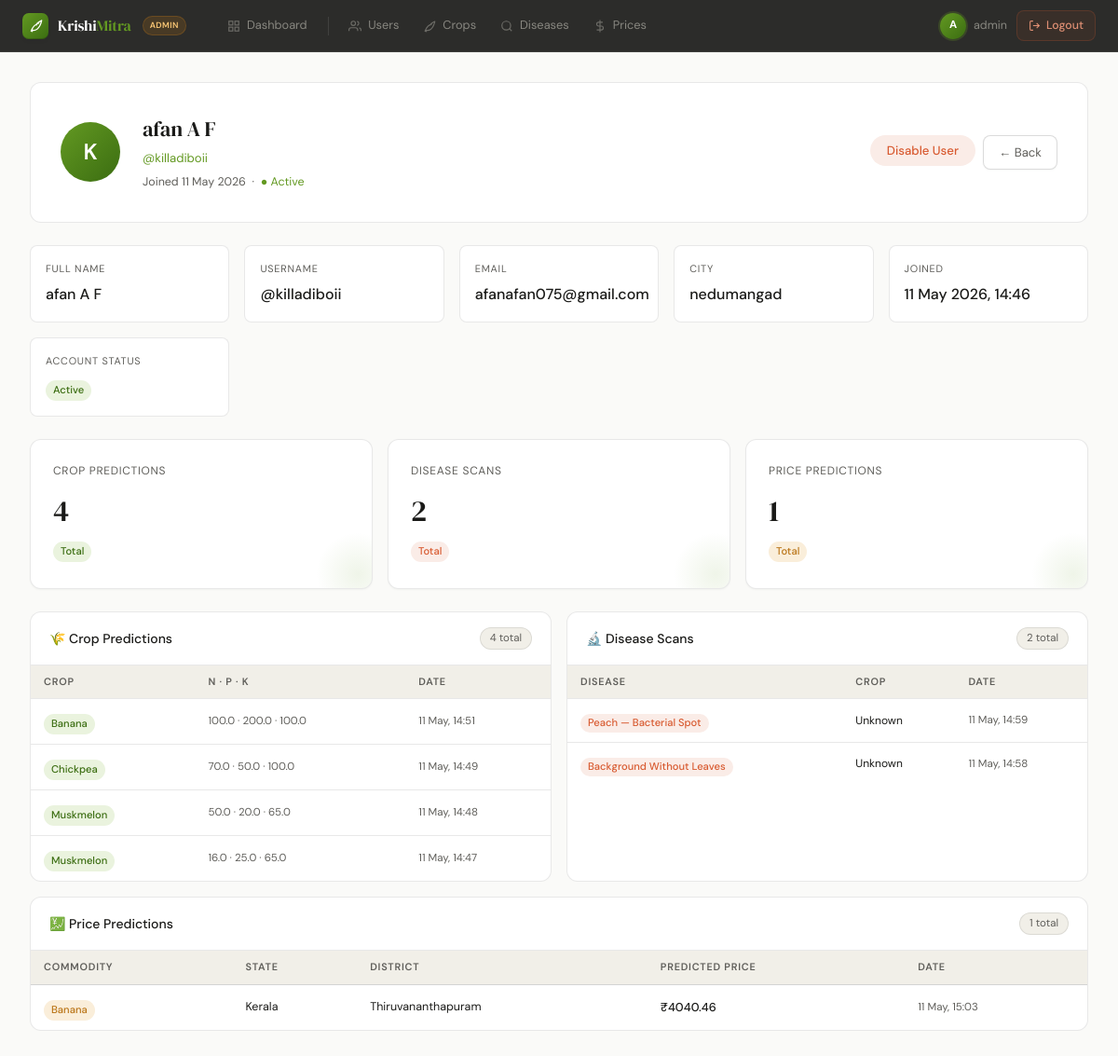
Page /admin-panel/users/10/ (signed in) on the committed database.
### app/models.py (models this page shows, shortened)
class UserProfile(models.Model):
    user = models.OneToOneField(User, on_delete=models.CASCADE, related_name='profile')
    city = models.CharField(max_length=100, default='Palakkad')
    is_active_account = models.BooleanField(default=True)  # admin enable/disable
    created_at = models.DateTimeField(auto_now_add=True)

class CropRecommendation(models.Model):
    user = models.ForeignKey(User, on_delete=models.CASCADE, related_name='crop_recommendation')
    nitrogen = models.FloatField()
    phosphorus = models.FloatField()
    potassium = models.FloatField()
    temperature = models.FloatField()
    humidity = models.FloatField()
    ph = models.FloatField()
    rainfall = models.FloatField()
    recommended_crop = models.CharField(max_length=100, blank=True)
    created_at = models.DateTimeField(auto_now_add=True)
    class Meta:
        ordering = ['-created_at']

class DiseaseDetection(models.Model):
    user = models.ForeignKey(User, on_delete=models.CASCADE, related_name='disease_detection')
    image = models.ImageField(upload_to='disease_images')
    crop_type = models.CharField(max_length=100)
    affected_part = models.CharField(max_length=100)
    disease_name = models.CharField(max_length=200, blank=True)
    confidence = models.FloatField(null=True, blank=True)
    description =  models.TextField(blank=True)
    treatments = models.JSONField(default=list, blank=True)
    created_at = models.DateTimeField(auto_now=True)
    class Meta:
        ordering = ['-created_at']

class PricePrediction(models.Model):
    user = models.ForeignKey(User, on_delete=models.CASCADE, related_name='price_predictions')
    state = models.CharField(max_length=100)
    district = models.CharField(max_length=100)
    commodity = models.CharField(max_length=100)
    predicted_price = models.FloatField(null=True, blank=True)
    created_at = models.DateTimeField(auto_now_add=True)
    class Meta:
        ordering = ['-created_at']

### app/views.py (the view)
# urls.py: path('admin-panel/users/<int:user_id>/', views.admin_user_detail_view, name='admin_user_detail'),
@login_required
@user_passes_test(is_admin, login_url='/dashboard/')
def admin_user_detail_view(request, user_id):
    target_user = get_object_or_404(User, pk=user_id, is_staff=False)
    profile     = get_or_create_profile(target_user)
    if request.method == 'POST' and request.POST.get('action') == 'toggle':
        profile.is_active_account = not profile.is_active_account
        profile.save()
        status = "enabled" if profile.is_active_account else "disabled"
        messages.success(request, f"Account '{target_user.username}' has been {status}.")
        return redirect('admin_user_detail', user_id=user_id)
    return render(request, 'admin_user_details.html', {
        'target_user':    target_user,
        'profile':        profile,
        'crop_count':     target_user.crop_recommendation.count(),
        'disease_count':  target_user.disease_detection.count(),
        'price_count':    target_user.price_predictions.count(),
        'crop_history':   target_user.crop_recommendation.order_by('-created_at')[:10],
        'disease_history':target_user.disease_detection.order_by('-created_at')[:10],
        'price_history':  target_user.price_predictions.order_by('-created_at')[:10],
    })

### app/views.py (called while the page is built)
def get_or_create_profile(user):
    profile, _ = UserProfile.objects.get_or_create(user=user, defaults={'city': DEFAULT_CITY})
    return profile

def is_admin(user):
    return user.is_authenticated and user.is_staff

### app/templates/admin_user_details.html (shortened to what this page needs)
{% extends 'admin_base.html' %}
{% block content %}
<div class="profile-header">
  <div class="profile-avatar-lg">{{ target_user.username|slice:":1"|upper }}</div>
  <div style="flex:1;">
    <div class="profile-name">{{ target_user.get_full_name|default:target_user.username }}</div>
    <div class="profile-username">@{{ target_user.username }}</div>
    <div class="profile-meta">
      Joined {{ target_user.date_joined|date:"d F Y" }} &nbsp;·&nbsp;
      {% if profile.is_active_account %}
        <span style="color:var(--green-400);">● Active</span>
      {% else %}
        <span style="color:var(--coral-400);">● Disabled</span>
      {% endif %}
    </div>
  </div>
  <div class="profile-actions">
    <form method="POST" style="display:inline;">
      {% if profile.is_active_account %}
        <button type="submit"
          class="toggle-btn toggle-disable" style="padding:8px 18px;font-size:0.825rem;"
          onclick="return confirm('Disable account for {{ target_user.username }}?')">
          Disable User
        </button>
      {% else %}
        <button type="submit"
          class="toggle-btn toggle-enable" style="padding:8px 18px;font-size:0.825rem;"
          onclick="return confirm('Enable account for {{ target_user.username }}?')">
          Enable User
        </button>
      {% endif %}
    </form>
    <a href="{% url 'admin_users' %}" class="btn-secondary btn-sm">← Back</a>
  </div>
</div>
<div class="detail-grid">
  <div class="detail-cell">
    <div class="dc-label">Full Name</div>
    <div class="dc-val">{{ target_user.get_full_name|default:"—" }}</div>
  </div>
  <div class="detail-cell">
    <div class="dc-label">Username</div>
    <div class="dc-val">@{{ target_user.username }}</div>
  </div>
  <div class="detail-cell">
    <div class="dc-label">Email</div>
    <div class="dc-val">{{ target_user.email|default:"—" }}</div>
  </div>
  <div class="detail-cell">
    <div class="dc-label">City</div>
    <div class="dc-val">{{ profile.city|default:"—" }}</div>
  </div>
  <div class="detail-cell">
    <div class="dc-label">Joined</div>
    <div class="dc-val">{{ target_user.date_joined|date:"d F Y, H:i" }}</div>
  </div>
  <div class="detail-cell">
    <div class="dc-label">Account Status</div>
    <div class="dc-val">
      {% if profile.is_active_account %}
        <span class="badge badge-green">Active</span>
      {% else %}
        <span class="badge badge-coral">Disabled</span>
      {% endif %}
    </div>
  </div>
</div>
<div style="display:grid;grid-template-columns:repeat(auto-fit,minmax(180px,1fr));gap:1rem;margin-bottom:1.5rem;">
  <div class="metric-card">
    <div class="label">Crop Predictions</div>
    <div class="value">{{ crop_count }}</div>
    <span class="badge badge-green">Total</span>
  </div>
  <div class="metric-card">
    <div class="label">Disease Scans</div>
    <div class="value">{{ disease_count }}</div>
    <span class="badge badge-coral">Total</span>
  </div>
  <div class="metric-card">
    <div class="label">Price Predictions</div>
    <div class="value">{{ price_count }}</div>
    <span class="badge badge-amber">Total</span>
  </div>
</div>
<div style="display:grid;grid-template-columns:1fr 1fr;gap:1rem;">
  <div class="scroll-card">
    <div class="scroll-card-header">
      <span class="scroll-card-title">🌾 Crop Predictions</span>
      <span class="scroll-card-count">{{ crop_count }} total</span>
    </div>
    <div class="scroll-card-body">
      <table class="admin-table">
        <thead><tr><th>Crop</th><th>N · P · K</th><th>Date</th></tr></thead>
        <tbody>
          {% for obj in crop_history %}
          <tr>
            <td><span class="badge badge-green">{{ obj.recommended_crop|title }}</span></td>
            <td style="font-size:0.72rem;color:var(--text-muted);">{{ obj.nitrogen }} · {{ obj.phosphorus }} · {{ obj.potassium }}</td>
            <td style="font-size:0.72rem;color:var(--text-muted);">{{ obj.created_at|date:"d M, H:i" }}</td>
          </tr>
          {% empty %}
          <tr><td colspan="3" style="text-align:center;color:var(--text-muted);padding:1.5rem;">No predictions yet</td></tr>
          {% endfor %}
        </tbody>
      </table>
    </div>
  </div>
  <div class="scroll-card">
    <div class="scroll-card-header">
      <span class="scroll-card-title">🔬 Disease Scans</span>
      <span class="scroll-card-count">{{ disease_count }} total</span>
    </div>
    <div class="scroll-card-body">
      <table class="admin-table">
        <thead><tr><th>Disease</th><th>Crop</th><th>Date</th></tr></thead>
        <tbody>
          {% for obj in disease_history %}
          <tr>
            <td><span class="badge badge-coral" style="white-space:normal;line-height:1.4;">{{ obj.disease_name }}</span></td>
            <td style="font-size:0.75rem;">{{ obj.crop_type|title }}</td>
            <td style="font-size:0.72rem;color:var(--text-muted);">{{ obj.created_at|date:"d M, H:i" }}</td>
          </tr>
          {% empty %}
          <tr><td colspan="3" style="text-align:center;color:var(--text-muted);padding:1.5rem;">No scans yet</td></tr>
          {% endfor %}
        </tbody>
      </table>
    </div>
  </div>
  <div class="scroll-card" style="grid-column:1/-1;">
    <div class="scroll-card-header">
      <span class="scroll-card-title">💹 Price Predictions</span>
      <span class="scroll-card-count">{{ price_count }} total</span>
    </div>
    <div class="scroll-card-body">
      <table class="admin-table">
        <thead><tr><th>Commodity</th><th>State</th><th>District</th><th>Predicted Price</th><th>Date</th></tr></thead>
        <tbody>
          {% for obj in price_history %}
          <tr>
            <td><span class="badge badge-amber">{{ obj.commodity }}</span></td>
            <td style="font-size:0.78rem;">{{ obj.state }}</td>
            <td style="font-size:0.78rem;">{{ obj.district }}</td>
            <td style="font-weight:500;">₹{{ obj.predicted_price|floatformat:2 }}</td>
            <td style="font-size:0.72rem;color:var(--text-muted);">{{ obj.created_at|date:"d M, H:i" }}</td>
          </tr>
          {% empty %}
          <tr><td colspan="5" style="text-align:center;color:var(--text-muted);padding:1.5rem;">No predictions yet</td></tr>
          {% endfor %}
        </tbody>
      </table>
    </div>
  </div>
</div>
{% endblock %}

### app/templates/admin_base.html (shortened to what this page needs)
{% load static %}
<!DOCTYPE html>
<html lang="en">
<head>
<link rel="stylesheet" href="{% static 'css/main.css' %}">
</head>
<body style="margin:0;background:var(--bg);">
<nav class="admin-topnav">
  <a class="topnav-logo" href="{% url 'admin_dashboard' %}">
    <div class="logo-icon">
      <svg viewBox="0 0 24 24"><path d="M17 8C8 10 5.9 16.17 3.82 21.34L5.71 22l1-2.3A4.49 4.49 0 0 0 8 20C19 20 22 3 22 3c-1 2-8 2-9 8"/></svg>
    </div>
    <span class="logo-text">Krishi<span>Mitra</span></span>
    <span class="admin-badge">Admin</span>
  </a>
  <div class="topnav-links">
    <a class="topnav-link {% if request.resolver_match.url_name == 'admin_dashboard' %}active{% endif %}"
       href="{% url 'admin_dashboard' %}">
      <svg viewBox="0 0 24 24" fill="none" stroke="currentColor" stroke-width="2"><rect x="3" y="3" width="7" height="7"/><rect x="14" y="3" width="7" height="7"/><rect x="14" y="14" width="7" height="7"/><rect x="3" y="14" width="7" height="7"/></svg>
      <span>Dashboard</span>
    </a>
    <a class="topnav-link {% if request.resolver_match.url_name == 'admin_users' %}active{% endif %}"
       href="{% url 'admin_users' %}">
      <svg viewBox="0 0 24 24" fill="none" stroke="currentColor" stroke-width="2"><path d="M17 21v-2a4 4 0 0 0-4-4H5a4 4 0 0 0-4 4v2"/><circle cx="9" cy="7" r="4"/><path d="M23 21v-2a4 4 0 0 0-3-3.87"/><path d="M16 3.13a4 4 0 0 1 0 7.75"/></svg>
      <span>Users</span>
    </a>
    <a class="topnav-link {% if request.resolver_match.url_name == 'admin_crops' %}active{% endif %}"
       href="{% url 'admin_crops' %}">
      <svg viewBox="0 0 24 24" fill="none" stroke="currentColor" stroke-width="2"><path d="M17 8C8 10 5.9 16.17 3.82 21.34L5.71 22l1-2.3A4.49 4.49 0 0 0 8 20C19 20 22 3 22 3c-1 2-8 2-9 8"/></svg>
      <span>Crops</span>
    </a>
    <a class="topnav-link {% if request.resolver_match.url_name == 'admin_diseases' %}active{% endif %}"
       href="{% url 'admin_diseases' %}">
      <svg viewBox="0 0 24 24" fill="none" stroke="currentColor" stroke-width="2"><circle cx="11" cy="11" r="8"/><line x1="21" y1="21" x2="16.65" y2="16.65"/></svg>
      <span>Diseases</span>
    </a>
    <a class="topnav-link {% if request.resolver_match.url_name == 'admin_prices' %}active{% endif %}"
       href="{% url 'admin_prices' %}">
      <svg viewBox="0 0 24 24" fill="none" stroke="currentColor" stroke-width="2"><line x1="12" y1="1" x2="12" y2="23"/><path d="M17 5H9.5a3.5 3.5 0 0 0 0 7h5a3.5 3.5 0 0 1 0 7H6"/></svg>
      <span>Prices</span>
    </a>
  </div>
  <div class="topnav-right">
    <div class="topnav-user">
      <div class="topnav-avatar">{{ user.username|slice:":1"|upper }}</div>
      <span class="topnav-username">{{ user.get_full_name|default:user.username }}</span>
    </div>
    <a class="topnav-logout" href="{% url 'logout' %}">
      <svg viewBox="0 0 24 24" fill="none" stroke="currentColor" stroke-width="2">
        <path d="M9 21H5a2 2 0 0 1-2-2V5a2 2 0 0 1 2-2h4"/>
        <polyline points="16 17 21 12 16 7"/>
        <line x1="21" y1="12" x2="9" y2="12"/>
      </svg>
      Logout
    </a>
  </div>
</nav>
<main class="admin-content">
  {% block content %}{% endblock %}
</main>
</body>
</html>

### rows in the picture
UserProfile: city "nedumangad"
CropRecommendation: recommended_crop "Banana", nitrogen "100.0", phosphorus "200.0", potassium "100.0", created_at "11 May, 14:51"
CropRecommendation: recommended_crop "Chickpea", nitrogen "70.0", phosphorus "50.0", potassium "100.0", created_at "11 May, 14:49"
CropRecommendation: recommended_crop "Muskmelon", nitrogen "50.0", phosphorus "20.0", potassium "65.0", created_at "11 May, 14:48"
CropRecommendation: recommended_crop "Muskmelon", nitrogen "16.0", phosphorus "25.0", potassium "65.0", created_at "11 May, 14:47"
DiseaseDetection: disease_name "Peach — Bacterial Spot", crop_type "Unknown", created_at "11 May, 14:59"
DiseaseDetection: disease_name "Background Without Leaves", crop_type "Unknown", created_at "11 May, 14:58"
PricePrediction: commodity "Banana", state "Kerala", district "Thiruvananthapuram", predicted_price "4040.46", created_at "11 May, 15:03"

### other values in the picture
{{ user.username|slice:":1"|upper }} "A"
{{ user.get_full_name|default:user.username }} "admin"
{{ target_user.username|slice:":1"|upper }} "K"
{{ target_user.get_full_name|default:target_user.username }} "afan A F"
{{ target_user.username }} "killadiboii"
{{ target_user.date_joined|date:"d F Y" }} "11 May 2026"
{{ target_user.get_full_name|default:"—" }} "afan A F"
{{ target_user.email|default:"—" }} "afanafan075@gmail.com"
{{ target_user.date_joined|date:"d F Y, H:i" }} "11 May 2026, 14:46"
{{ crop_count }} "4"
{{ disease_count }} "2"
{{ price_count }} "1"
